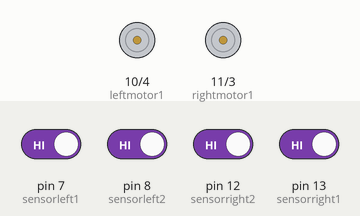
Recording of a sketch running on a simulated Arduino Uno, built with avr-gcc and run on an emulated ATmega328P. Shown: motor-driver pin pairs drawn as motors (green arrow = first pin HIGH = forward, orange = second pin HIGH = backward, longer = more drive, scaled by the enable pin). The test bench sets the inputs (shaded band); at power-on: pin 7 (sensorleft1), pin 8 (sensorleft2), pin 12 (sensorright2), pin 13 (sensorright1) HIGH.

Above: at 1.2 s.
1.3 s: pin 7 (sensorleft1) driven LOW
2.8 s: pin 13 (sensorright1) driven LOW
At 3.5 s:
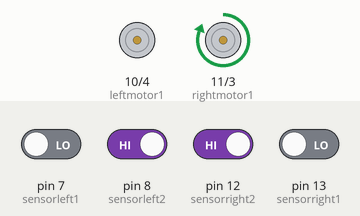
4.3 s: pin 7 (sensorleft1) driven HIGH
5.8 s: pin 13 (sensorright1) driven HIGH
At 7.0 s:
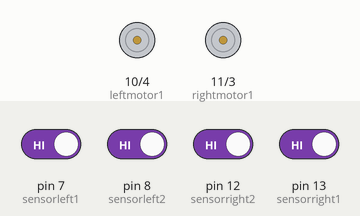
Timing chart, 0 to 8.3 s (numbered marks = the images above; inputs shaded):
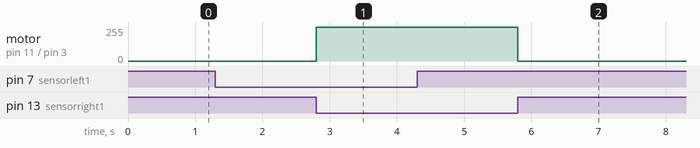

Measured:
- after the input at 2.8 s, motor on pin 11 (rightmotor1) / pin 3 (rightmotor2): stopped → forward 255/255 at once
- after the input at 5.8 s, motor on pin 11 (rightmotor1) / pin 3 (rightmotor2): forward 255/255 → stopped at once

The sketch:

_4SensLineFoll.ino
```cpp
int rightmotor1=11;
int leftmotor1=10;
int rightmotor2=3;
int leftmotor2=4;

int sensorleft1=7;
int sensorleft2=8;
int sensorright2=12;
int sensorright1=13;
 int en1=5,en2=6;
int l1=1;
int l2=1;
int l3=1;
int l4=1;

int f1=0;
int f2=0;
int f3=0;
int f4=0;

void setup() {
  // put your setup code here, to run once:
 pinMode(rightmotor1,OUTPUT);
 pinMode(leftmotor1,OUTPUT);
 pinMode(en1,OUTPUT);
 pinMode(en2,OUTPUT);
 digitalWrite(rightmotor1,HIGH);
 digitalWrite(en2,HIGH);
 pinMode(rightmotor2,OUTPUT);
 pinMode(leftmotor2,OUTPUT);

 pinMode(sensorleft1,INPUT);
 pinMode(sensorleft2,INPUT);
 pinMode(sensorright2,INPUT);
 pinMode(sensorright1,INPUT);
 digitalWrite(rightmotor2,LOW);
 digitalWrite(leftmotor2,LOW);

}

void loop() {
  // put your main code here, to run repeatedly:
  l1=digitalRead(sensorleft1);
  l2=digitalRead(sensorleft2);
  l3=digitalRead(sensorright2);
  l4=digitalRead(sensorright1);

  if(l1==0&&l2==0&&l3==0&&l4==0)   //feedback when comes all sensor on white
{
/*l1=f1;
l2=f2;
l3=f3;
l4=f4;*/
digitalWrite(rightmotor1,HIGH);
  //digitalWrite(rightmotor2,LOW);
  digitalWrite(leftmotor1,HIGH);
  //digitalWrite(leftmotor2,LOW);

}

////////////////////////////////////////////////////////////////////////////
if(l1==1&&l2==1&&l3==0&&l4==0||l1==1&&l2==0&&l3==0&&l4==0||l1==1&&l2==1&&l3==1&&l4==0)   //left turn
{
  digitalWrite(rightmotor1,HIGH);
 // digitalWrite(rightmotor2,LOW);
  digitalWrite(leftmotor1,LOW);
  //digitalWrite(leftmotor2,LOW);
}
else
if(l1==0&&l2==0&&l3==1&&l4==1||l1==0&&l2==0&&l3==0&&l4==1||l1==0&&l2==1&&l3==1&&l4==1)  //right turn
{
  digitalWrite(rightmotor1,LOW);
  //digitalWrite(rightmotor2,LOW);
  digitalWrite(leftmotor1,HIGH);
  //digitalWrite(leftmotor2,LOW);
}
else
if(l1==0&&l2==1&&l3==1&&l4==0||l1==0&&l2==1&&l3==0&&l4==0||l1==0&&l2==0&&l3==1&&l4==0)  //go forward straight
{
  digitalWrite(rightmotor1,HIGH);
  //digitalWrite(rightmotor2,LOW);
  digitalWrite(leftmotor1,HIGH);
  //digitalWrite(leftmotor2,LOW);
}
else
if(l1==1&&l2==1&&l3==1&&l4==1) //stop
{
  digitalWrite(rightmotor1,LOW);
  //digitalWrite(rightmotor2,LOW);
  digitalWrite(leftmotor1,LOW);
  //digitalWrite(leftmotor2,LOW);
}

/*//////////////////////////////////////////////////////////////////
f1=l1;
f2=l2;
f3=l3;
f4=l4;    //memory variables
///////////////////////////////////////////////////////////////////*/


}
```
